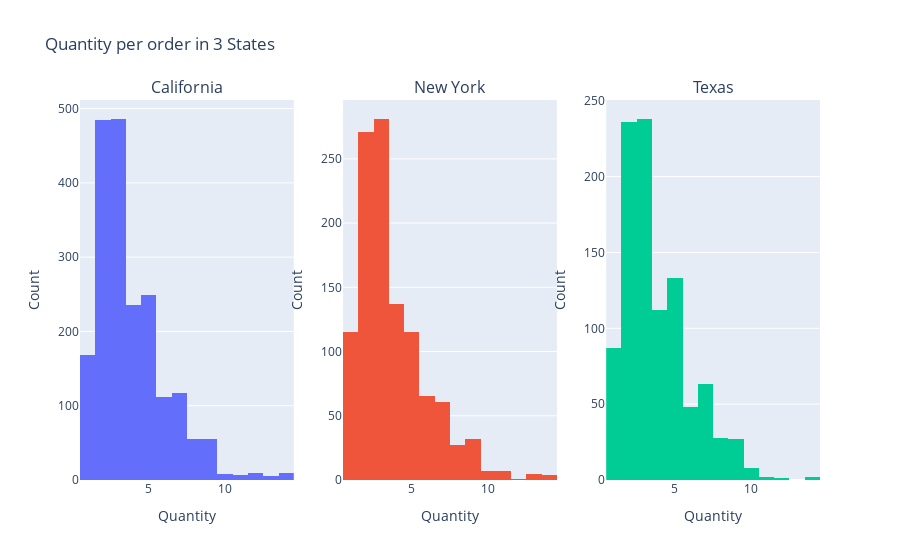

Notebook cell for this chart:
### Markdown cell above
## 3. Create a set of 3 interactive histograms showing the distributions of quantity per order for the following states: California, New York and Texas.

### Code cell
df_california = df[df['State'] == 'California']
df_new_york = df[df['State'] == 'New York']
df_texas = df[df['State'] == 'Texas']


fig = make_subplots(rows=1, cols=3, subplot_titles=('California', 'New York', 'Texas'))


fig.add_trace(go.Histogram(x=df_california['Quantity'], name='California'), row=1, col=1)
fig.add_trace(go.Histogram(x=df_new_york['Quantity'], name='New York'), row=1, col=2)
fig.add_trace(go.Histogram(x=df_texas['Quantity'], name='Texas'), row=1, col=3)


fig.update_layout(title_text='Quantity per order in 3 States', showlegend=False)
fig.update_xaxes(title_text='Quantity')
fig.update_yaxes(title_text='Count')

fig.show()

### Figure 1 — Plotly figure (JSON) as saved in the notebook; plotly's stock layout.template omitted (floating-point values rounded to 4 significant figures; data arrays with more than 128 entries replaced by an {"elided": "..."} marker saying what was removed)
{"data": [{"name": "California", "type": "histogram", "x": {"elided": "2001 int values"}, "xaxis": "x", "yaxis": "y"}, {"name": "New York", "type": "histogram", "x": {"elided": "1128 int values"}, "xaxis": "x2", "yaxis": "y2"}, {"name": "Texas", "type": "histogram", "x": {"elided": "985 int values"}, "xaxis": "x3", "yaxis": "y3"}], "layout": {"annotations": [{"font": {"size": 16}, "showarrow": false, "text": "California", "x": 0.1444, "xanchor": "center", "xref": "paper", "y": 1, "yanchor": "bottom", "yref": "paper"}, {"font": {"size": 16}, "showarrow": false, "text": "New York", "x": 0.5, "xanchor": "center", "xref": "paper", "y": 1, "yanchor": "bottom", "yref": "paper"}, {"font": {"size": 16}, "showarrow": false, "text": "Texas", "x": 0.8556, "xanchor": "center", "xref": "paper", "y": 1, "yanchor": "bottom", "yref": "paper"}], "showlegend": false, "title": {"text": "Quantity per order in 3 States"}, "xaxis": {"anchor": "y", "domain": [0, 0.2889], "title": {"text": "Quantity"}}, "xaxis2": {"anchor": "y2", "domain": [0.3556, 0.6444], "title": {"text": "Quantity"}}, "xaxis3": {"anchor": "y3", "domain": [0.7111, 1], "title": {"text": "Quantity"}}, "yaxis": {"anchor": "x", "domain": [0, 1], "title": {"text": "Count"}}, "yaxis2": {"anchor": "x2", "domain": [0, 1], "title": {"text": "Count"}}, "yaxis3": {"anchor": "x3", "domain": [0, 1], "title": {"text": "Count"}}}}
